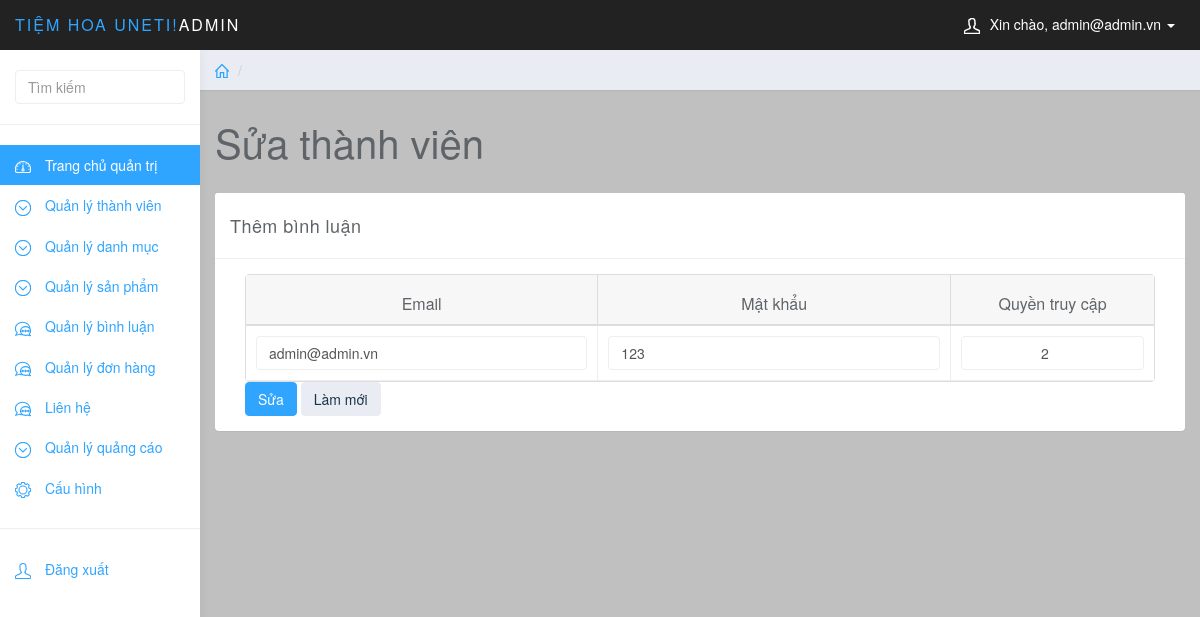
The app's page /quantri/quantri.php?page_layout=suatv&id_thanhvien=18 (signed in) with its own data.
### tables this page shows
CREATE TABLE `thanhvien` (
  `id_thanhvien` int(10) NOT NULL,
  `email` varchar(255) NOT NULL,
  `mat_khau` varchar(255) NOT NULL,
  `quyen_truy_cap` int(1) NOT NULL
);

### quantri/chucnang/thanhvien/suatv.php (the view, shortened to what this page needs)
<?php
    $id_thanhvien=$_GET['id_thanhvien'];
	$sql = "SELECT * FROM thanhvien WHERE id_thanhvien=$id_thanhvien";
    $query = mysqli_query($conn,$sql);
    $row = mysqli_fetch_array($query);
?>
<div class="row">
    <ol class="breadcrumb">
        <li><a href="quantri.php"><svg class="glyph stroked home"><use xlink:href="#stroked-home"></use></svg></a></li>
        <li class="active"></li>
    </ol>
</div>
<div class="row">
    <div class="col-lg-12">
        <h1 class="page-header">Sửa thành viên</h1>
    </div>
</div>
<div class="row">
    <div class="col-lg-12">
        <div class="panel panel-default">
            <div class="panel-heading">Thêm bình luận</div>
            <div class="panel-body">
                <div class="col-md-12">
                    <form role="form" method="post">
                        <table data-toggle="table">
                            <thead>
                                <tr>
		                            <th data-sortable="true">Email</th>
		                            <th data-sortable="true">Mật khẩu</th>
		                            <th data-sortable="true">Quyền truy cập</th>
                                </tr>
                            </thead>
                            <tbody>
                                <tr>
                                    <td data-checkbox="true">
                                        <input class="form-control" type="text" name="email" value="<?php if(isset($_POST['email'])){echo $_POST['email'];}else{echo $row['email'];}?>" required="">
                                    </td>
                                    <td data-checkbox="true">
                                        <input class="form-control" type="text" name="mat_khau" value="<?php if(isset($_POST['mat_khau'])){echo $_POST['mat_khau'];}else{echo $row['mat_khau'];}?>" required="">
                                    </td>
                                    <td data-checkbox="true">
                                       <input name="quyen_truy_cap" type="number" min="1" max="2" class="form-control text-center" value="<?php if(isset($_POST['quyen_truy_cap'])){echo $_POST['quyen_truy_cap'];}else{echo $row['quyen_truy_cap'];}?>">
                                    </td>
                                </tr>
                            </tbody>
                        </table>
                        <button type="submit" class="btn btn-primary" name="submit">Sửa</button>
                        <button type="reset" class="btn btn-default">Làm mới</button>
                </div>
            </div>
        </div>
    </div>
</div>

### quantri/css/styles.css (style rules this page uses)
body { background: #c0c0c0; padding-top: 50px; color: #63fc63; }
a, a:hover, a:focus { color: #30a5ff; }
h1, h2, h3, h4, h5, h6 { color: #5f6468; }
h1 { font-weight: 300; font-size: 40px; }
.form-control { border: 1px solid #eee; box-shadow: none; }
.btn-default, .btn-default:hover, .btn-default:focus, .btn-default:active, .btn-default.active, .open > .dropdown-toggle.btn-default, .btn-default.disabled, .btn-default[disabled], fieldset[disabled] .btn-default, .btn-default.disabled:hover, .btn-default[disabled]:hover, fieldset[disabled] .btn-default:hover, .btn-default.disabled:focus, .btn-default[disabled]:focus, fieldset[disabled] .btn-default:focus, .btn-default.disabled:active, .btn-default[disabled]:active, fieldset[disabled] .btn-default:active, .btn-default.disabled.active, .btn-default[disabled].active, fieldset[disabled] .btn-default.active { background-color: #e9ecf2; border-color: #e9ecf2; color: #1b3548; }
.btn-primary, .btn-primary:hover, .btn-primary:focus, .btn-primary:active, .btn-primary.active, .open > .dropdown-toggle.btn-primary, .btn-primary.disabled, .btn-primary[disabled], fieldset[disabled] .btn-primary, .btn-primary.disabled:hover, .btn-primary[disabled]:hover, fieldset[disabled] .btn-primary:hover, .btn-primary.disabled:focus, .btn-primary[disabled]:focus, fieldset[disabled] .btn-primary:focus, .btn-primary.disabled:active, .btn-primary[disabled]:active, fieldset[disabled] .btn-primary:active, .btn-primary.disabled.active, .btn-primary[disabled].active, fieldset[disabled] .btn-primary.active { background-color: #30a5ff; border-color: #30a5ff; }
.panel { border: 0; }
.panel-heading { font-size: 18px; font-weight: 300; letter-spacing: 0.025em; height: 66px; line-height: 45px; }
.panel-default .panel-heading { background: #fff; border-bottom: 1px solid #eee; color: #5f6468; }
.breadcrumb { border-radius: 0; padding: 10px 15px; background: #e9ecf2; box-shadow: 0 1px 1px rgba(0, 0, 0, .05); margin: 0 ; }
h1.page-header { margin-top: 30px; border-bottom: 0; }
.table { background: #fff; }
.breadcrumb .glyph { height: 14px; width: 14px; margin: -2px 0 0 0; stroke-width: 4px; }

### records on screen
thanhvien: email "admin@admin.vn", mat_khau "123", quyen_truy_cap "2"

### other values on screen
$_SESSION['email'] "admin@admin.vn"
